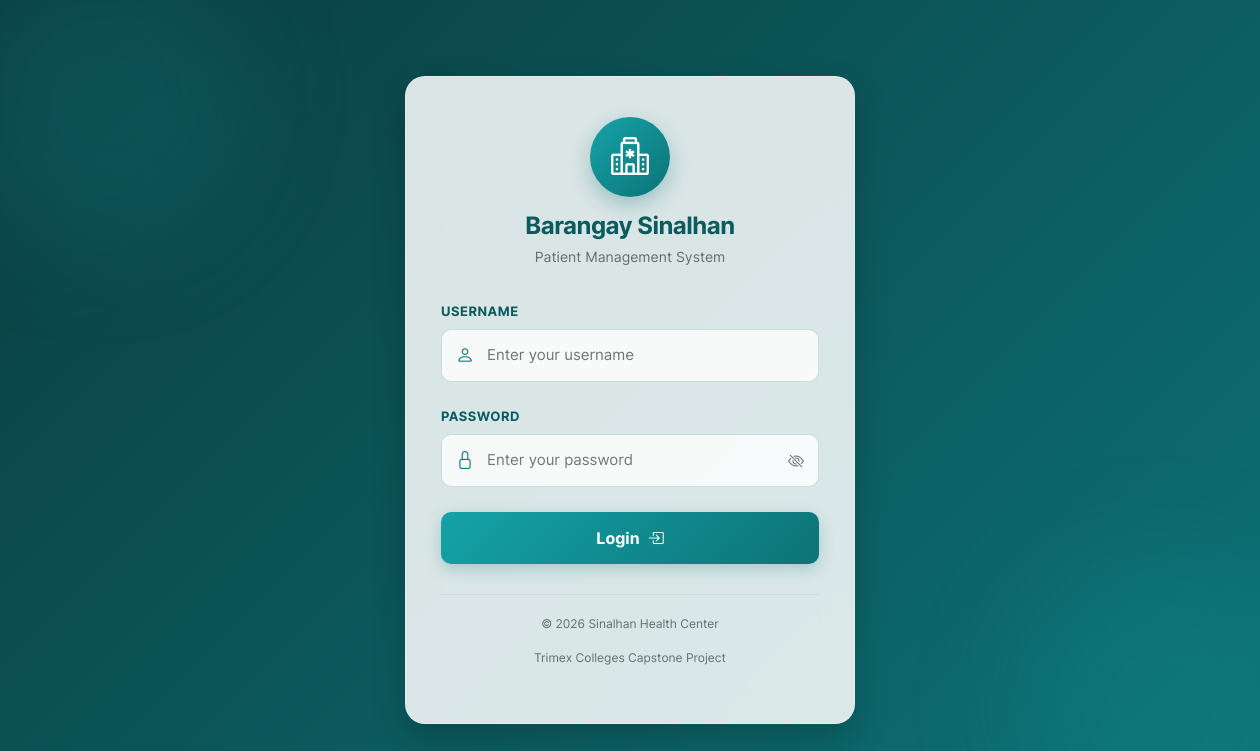
Page /auth/login.php on the earlier database version.
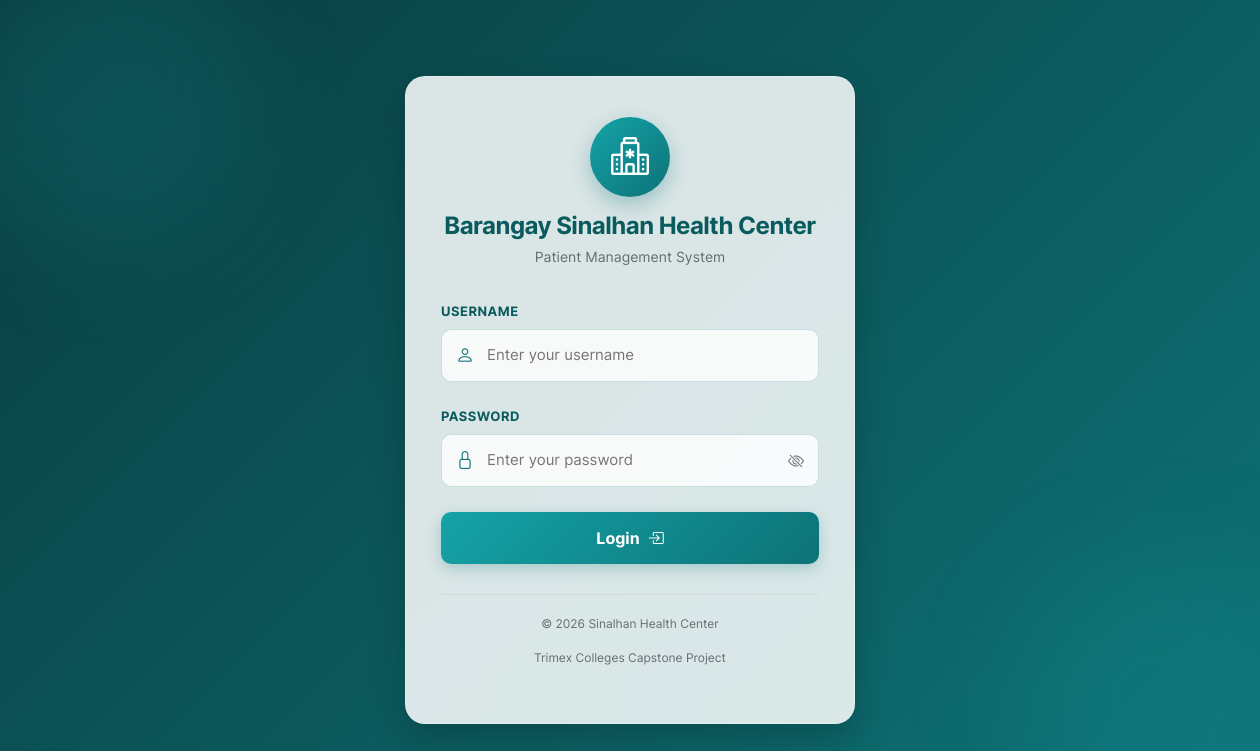
Same page on the later database version.
### tables this page shows
CREATE TABLE IF NOT EXISTS system_settings (
    setting_key VARCHAR(100) NOT NULL PRIMARY KEY,
    setting_value TEXT DEFAULT NULL,
    updated_at TIMESTAMP NOT NULL DEFAULT CURRENT_TIMESTAMP ON UPDATE CURRENT_TIMESTAMP
);

### includes/settings_helper.php (called while the page is built, shortened)
<?php
function get_setting($pdo, $key, $default = null) {
    try {
        $stmt = $pdo->prepare("SELECT setting_value FROM system_settings WHERE setting_key = ?");
        $stmt->execute([$key]);
        $val = $stmt->fetchColumn();
        return ($val !== false && $val !== null) ? $val : $default;
    } catch (Exception $e) {
        error_log("Failed to fetch setting '{$key}': " . $e->getMessage());
        return $default;
    }
}

### auth/login.php (the view, shortened to what this page needs)
<?php
require_once __DIR__ . '/../includes/settings_helper.php';
$loginPdo = Database::getInstance()->getConnection();
$clinicLogoSetting = get_setting($loginPdo, 'clinic_logo', '');
$clinicNameSetting = get_setting($loginPdo, 'clinic_name', 'Barangay Sinalhan');
?>
<!DOCTYPE html>
<html lang="en">
<head>
    <link rel="stylesheet" href="<?= BASE_URL ?>assets/css/style.css">
    <link href="<?= BASE_URL ?>assets/vendor/bootstrap/css/bootstrap.min.css" rel="stylesheet">
    <link rel="stylesheet" href="<?= BASE_URL ?>assets/vendor/bootstrap-icons/bootstrap-icons.css">
    <link href="<?= BASE_URL ?>assets/vendor/sweetalert2/sweetalert2.min.css" rel="stylesheet">
    <link rel="stylesheet" href="<?= BASE_URL ?>assets/css/login.css">
</head>
<body class="d-flex align-items-center justify-content-center">
    <div class="login-container">
        <div class="login-header">
            <?php if (!empty($clinicLogoSetting)): ?>
                <div class="login-logo" style="overflow: hidden; background: #ffffff; border: 2px solid var(--primary-color);">
                    <img src="<?= BASE_URL . $clinicLogoSetting ?>" alt="<?= htmlspecialchars($clinicNameSetting) ?> Logo" style="height: 100%; width: 100%; object-fit: contain; padding: 2px;">
                </div>
            <?php else: ?>
                <div class="login-logo">
                    <i class="bi bi-hospital"></i>
                </div>
            <?php endif; ?>
            <h1><?= htmlspecialchars($clinicNameSetting) ?></h1>
            <p>Patient Management System</p>
        </div>
        <form action="<?= BASE_URL ?>auth/login_process.php" method="POST" id="loginForm">
            <div class="form-group">
                <label for="username" class="form-label">Username</label>
                <div class="input-group-custom">
                    <input type="text"
                           id="username"
                           name="username"
                           class="form-control-custom"
                           placeholder="Enter your username"
                           required
                           autocomplete="username"
                           autofocus>
                    <i class="bi bi-person input-icon"></i>
                </div>
            </div>
            <div class="form-group">
                <label for="password" class="form-label">Password</label>
                <div class="input-group-custom">
                    <input type="password"
                           id="password"
                           name="password"
                           class="form-control-custom"
                           placeholder="Enter your password"
                           required
                           autocomplete="current-password">
                    <i class="bi bi-lock input-icon"></i>
                    <i class="bi bi-eye-slash password-toggle" id="togglePassword"></i>
                </div>
            </div>
            <button type="submit" class="login-btn">
                <span>Login</span>
                <i class="bi bi-box-arrow-in-right"></i>
            </button>
        </form>
        <div class="login-footer">
            <p>&copy; 2026 Sinalhan Health Center</p>
            <p>Trimex Colleges Capstone Project</p>
        </div>
    </div>
</body>
</html>

### assets/css/style.css (style rules this page uses)
:root { --primary-color: #0D7377; --primary-light: #14A3A8; --primary-dark: #095B5E; --primary-trans: rgba(13, 115, 119, 0.1); --secondary-color: #4A90D9; --success-color: #28A745; --success-bg: rgba(40, 167, 69, 0.1); --warning-color: #FFC107; --warning-bg: rgba(255, 193, 7, 0.15); --danger-color: #DC3545; --danger-bg: rgba(220, 53, 69, 0.1); --info-color: #17A2B8; --info-bg: rgba(23, 162, 184, 0.1); --bg-main: #F4F6F9; --surface-white: #FFFFFF; --text-primary: #2D3436; --text-secondary: #636E72; --text-muted: #707C80; --border-color: #DFE6E9; --sidebar-bg: #0A3D40; --sidebar-hover: #0D7377; --sidebar-width: 260px; --sidebar-collapsed-width: 70px; --navbar-height: 70px; --transition-speed: 0.3s; }
body { font-family: 'Inter', sans-serif; background-color: var(--bg-main); color: var(--text-primary); overflow-x: hidden; }

### assets/css/login.css (style rules this page uses)
:root { --primary-color: #0D7377; --primary-light: #14A3A8; --primary-dark: #095B5E; --accent-color: #4A90D9; --bg-gradient-start: #0A3D40; --bg-gradient-end: #0D7377; --text-primary: #2D3436; --text-secondary: #636E72; --white: #ffffff; }
* { margin: 0; padding: 0; box-sizing: border-box; }
body { font-family: 'Inter', sans-serif; background: linear-gradient(135deg, var(--bg-gradient-start) 0%, var(--bg-gradient-end) 100%); min-height: 100vh; display: flex; align-items: center; justify-content: center; padding: 20px; position: relative; overflow-x: hidden; }
body::before, body::after { content: ''; position: absolute; width: 300px; height: 300px; border-radius: 50%; background: rgba(20, 163, 168, 0.15); z-index: 0; filter: blur(50px); pointer-events: none; }
body::before { top: -50px; left: -50px; }
body::after { bottom: -50px; right: -50px; }
.login-container { background: rgba(255, 255, 255, 0.85); backdrop-filter: blur(15px); -webkit-backdrop-filter: blur(15px); border: 1px solid rgba(255, 255, 255, 0.25); border-radius: 20px; box-shadow: 0 15px 35px rgba(0, 0, 0, 0.2); width: 100%; max-width: 450px; padding: 40px 35px; z-index: 1; transition: transform 0.3s ease, box-shadow 0.3s ease; }
.login-header { text-align: center; margin-bottom: 35px; }
.login-logo { width: 80px; height: 80px; background: linear-gradient(135deg, var(--primary-light), var(--primary-color)); border-radius: 50%; display: flex; align-items: center; justify-content: center; margin: 0 auto 15px; color: var(--white); font-size: 38px; box-shadow: 0 8px 20px rgba(13, 115, 119, 0.3); }
.login-header h1 { font-size: 24px; font-weight: 700; color: var(--primary-dark); margin-bottom: 5px; letter-spacing: -0.5px; }
.login-header p { font-size: 14px; color: var(--text-secondary); }
.form-group { margin-bottom: 25px; position: relative; }
.form-label { display: block; font-size: 13px; font-weight: 600; color: var(--primary-dark); margin-bottom: 8px; text-transform: uppercase; letter-spacing: 0.5px; }
.input-group-custom { position: relative; display: flex; align-items: center; }
.input-icon { position: absolute; left: 15px; color: var(--primary-color); font-size: 18px; transition: color 0.3s ease; }
.form-control-custom { width: 100%; padding: 14px 15px 14px 45px; font-size: 15px; background-color: rgba(255, 255, 255, 0.8); border: 1.5px solid rgba(13, 115, 119, 0.2); border-radius: 10px; color: var(--text-primary); transition: all 0.3s ease; }
.login-btn { width: 100%; padding: 14px; background: linear-gradient(135deg, var(--primary-light) 0%, var(--primary-color) 100%); border: none; border-radius: 10px; color: var(--white); font-size: 16px; font-weight: 600; cursor: pointer; box-shadow: 0 5px 15px rgba(13, 115, 119, 0.25); transition: all 0.3s ease; display: flex; align-items: center; justify-content: center; gap: 8px; }
.login-footer { text-align: center; margin-top: 30px; font-size: 12px; color: var(--text-secondary); border-top: 1px solid rgba(0, 0, 0, 0.05); padding-top: 20px; }
.password-toggle { position: absolute; right: 15px; cursor: pointer; color: var(--text-secondary); transition: color 0.2s ease; z-index: 10; padding: 12px; margin-right: -12px; }

Differences in the rows shown:
added system_settings: setting_value "Barangay Sinalhan Health Center"
Other differences:
$clinicNameSetting: "Barangay Sinalhan" → (not shown)
